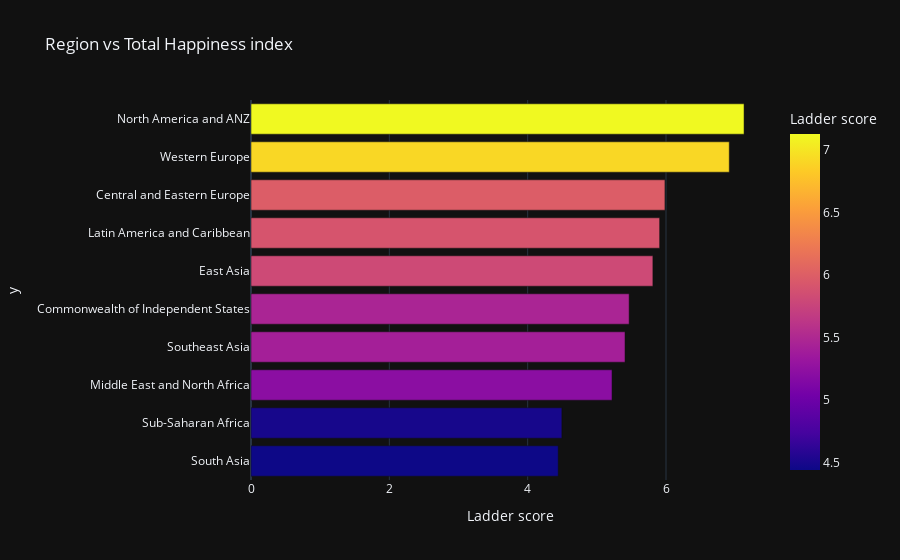

The notebook cell saved with this chart:
### Markdown cell above
### Country region and their Happiness index using averaged Ladder scores of that region

### Code cell
fig_region=px.bar(region,y=regions,x='Ladder score',color=region['Ladder score'],orientation='h',title='Region vs Total Happiness index').update_yaxes(categoryorder='total ascending')
fig_region.update_layout(template='plotly_dark')
fig_region.show()

### Figure 1 — Plotly figure (JSON) as saved in the notebook; plotly's stock layout.template omitted (floating-point values rounded to 4 significant figures)
{"data": [{"alignmentgroup": "True", "hovertemplate": "Ladder score=%{marker.color}<br>y=%{y}<extra></extra>", "legendgroup": "", "marker": {"color": [5.985, 5.467, 5.81, 5.908, 5.22, 7.129, 4.442, 5.408, 4.494, 6.915], "coloraxis": "coloraxis"}, "name": "", "offsetgroup": "", "orientation": "h", "showlegend": false, "textposition": "auto", "type": "bar", "x": [5.985, 5.467, 5.81, 5.908, 5.22, 7.129, 4.442, 5.408, 4.494, 6.915], "xaxis": "x", "y": ["Central and Eastern Europe", "Commonwealth of Independent States", "East Asia", "Latin America and Caribbean", "Middle East and North Africa", "North America and ANZ", "South Asia", "Southeast Asia", "Sub-Saharan Africa", "Western Europe"], "yaxis": "y"}], "layout": {"barmode": "relative", "coloraxis": {"colorbar": {"title": {"text": "Ladder score"}}, "colorscale": [[0, "#0d0887"], [0.1111, "#46039f"], [0.2222, "#7201a8"], [0.3333, "#9c179e"], [0.4444, "#bd3786"], [0.5556, "#d8576b"], [0.6667, "#ed7953"], [0.7778, "#fb9f3a"], [0.8889, "#fdca26"], [1, "#f0f921"]]}, "legend": {"tracegroupgap": 0}, "title": {"text": "Region vs Total Happiness index"}, "xaxis": {"anchor": "y", "domain": [0, 1], "title": {"text": "Ladder score"}, "type": "linear", "range": [0, 7.504], "autorange": true}, "yaxis": {"anchor": "x", "categoryorder": "total ascending", "domain": [0, 1], "title": {"text": "y"}, "type": "category", "range": [-0.5, 9.5], "autorange": true}, "autosize": true}}
